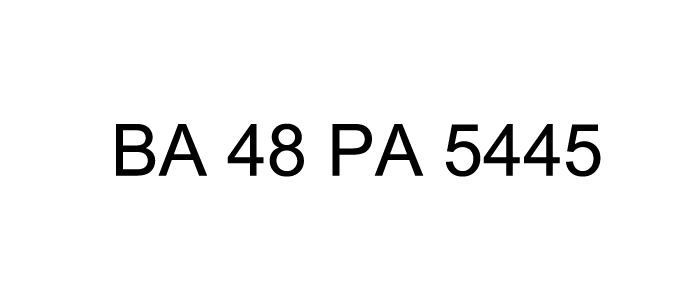
%> input picture BA48PA5445.jpg, 700 x 300 px
$ octave main.m   (GNU Octave 9; MATLAB toolbox functions it lacks are replaced by stand-ins)
%> lines starting %> are read from the running program, lines starting %| are printed output that depends on the picture; in (x1, y1, x2, y2) boxes, pixels count from 0 and x2, y2 are one past the last pixel; in counts of white or black regions, pixels touching at a corner belong together; the program's own positions count from 1
### clip.m
function imgn=clip(imagen)
% [6 lines of commented-out code are left out]
if ~islogical(imagen)
    imagen=im2bw(imagen,0.99);
end
a=~imagen;
[f c]=find(a);
lmaxc=max(c);lminc=min(c);
lmaxf=max(f);lminf=min(f);
imgn=a(lminf:lmaxf,lminc:lmaxc);%Crops image

### lines.m
function [fl re]=lines(aa)
%Divide text in lines.
aa=clip(aa);
r=size(aa,1);
for s=1:r
    if sum(aa(s,:))==0
        nm=aa(1:s-1,1:end);%First line matrix
        rm=aa(s:end,1:end);%Remain line matrix
        fl=~clip(~nm);
        re=~clip(~rm);
        %*-*-*Uncomment lines below to see the result*-*-*-*-
        %         subplot(2,1,1);imshow(fl);
        %         subplot(2,1,2);imshow(re);
        break
    else
        fl=~aa;%Only one line.
        re=[];
    end
end

### main.m
warning off
[file] = uigetfile('*.jpg','Select A Image');
%> the answer given: BA48PA5445.jpg
img = imread(file);
%> img is the input picture: size 300x700x3 uint8; min 0, max 255, mean 245.1
img = rgb2gray(img);
%> img: size 300x700 uint8
level = graythresh(img);
%> level = 0.527
imagen = im2bw(img,level);
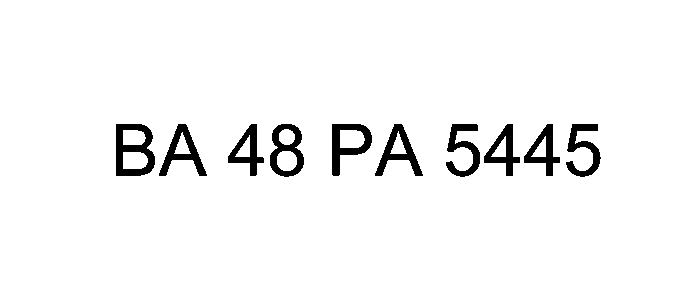
%> imagen: size 300x700 logical; 96% white; 10 black regions, largest, box (x1, y1, x2, y2) and area: (116, 124, 155, 176) 1127, (332, 124, 372, 176) 896, (270, 124, 304, 177) 882
imagen = ~imagen;
imagen = bwareaopen(imagen,70);
imagen = ~imagen;
%*-*-*Filter Image Noise*-*-*-*
if length(size(imagen))==3 %RGB image
    imagen=rgb2gray(imagen);
end
imagen = medfilt2(imagen);
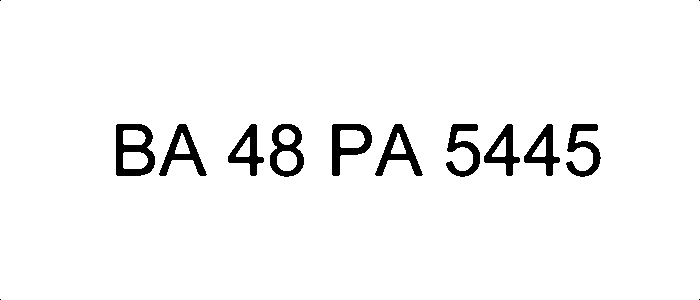
%> imagen: size 300x700 logical; 96% white; 14 black regions (4 under 20 px), largest, box (x1, y1, x2, y2) and area: (116, 124, 155, 176) 1132, (332, 124, 372, 176) 898, (270, 124, 304, 177) 885
[f c]=size(imagen);
%> f = 300; c = 700
imagen (1,1)=255;
imagen (f,1)=255;
imagen (1,c)=255;
imagen (f,c)=255;
%*-*-*END Filter Image Noise*-*-*-*
word=[];%Storage matrix word from image
re=imagen;
fid = fopen('log.txt', 'at');%Opens a text for append in order to store the number plates for log.
while 1
    [fl re]=lines(re);%Fcn 'lines' separate lines in text
    imgn=~fl;
    %*-*Uncomment line below to see lines one by one*-*-*-*
    %imshow(fl);pause(1)
    %*-*--*-*-*-*-*-*-
    %*-*-*-*-*-Calculating connected components*-*-*-*-*-
    L = bwlabel(imgn);
    mx=max(max(L));
    BW = edge(double(imgn),'sobel');
    [imx,imy]=size(BW);
    for n=1:mx
        [r,c] = find(L==n);
        rc = [r c];
        [sx sy]=size(rc);
        n1=zeros(imx,imy);
        for i=1:sx
            x1=rc(i,1);
            y1=rc(i,2);
            n1(x1,y1)=255;
        end
        %*-*-*-*-*-END Calculating connected components*-*-*-*-*
        n1=~n1;
        n1=~clip(n1);
        img_r=same_dim(n1);%Transf. to size 42 X 24
        %*-*Uncomment line below to see letters one by one*-*-*-*
        %        imshow(img_r);pause(1)
        %*-*-*-*-*-*-*-*
        letter=read_letter(img_r);%img to text
        word=[word letter];
    end
    %fprintf(fid,'%s\n',lower(word));%Write 'word' in text file (lower)
    fprintf(fid,'Number Plate:-%s\nDate:-%s\n',word,date);%Write 'word' in text file (upper)
    fprintf(fid,'------------------------------------\n');
    msgbox(sprintf('Number Plate Extraction successful.\nExtracted Number plate:- %s .\nSee the log.txt file to see the stored number.',word),'Extraction Success');
    word=[];%Clear 'word' variable
    %*-*-*When the sentences finish, breaks the loop*-*-*-*
    if isempty(re)  %See variable 're' in Fcn 'lines'
        break
    end
    %*-*-*-*-*--*-*-*-*-*-*-*-*-*-*-*-*-*-*-*-*-*-*
end
%> this loop made 1 pass
%> mx on pass 1: 10
%> pass 1, in clip, `imgn=a(lminf:lmaxf,lminc:lmaxc);`:
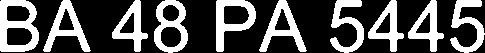
%> imgn: size 53x485 logical; 32.5% white; 10 white regions, largest, box (x1, y1, x2, y2) and area: (0, 0, 39, 52) 1132, (216, 0, 256, 52) 898, (154, 0, 188, 53) 885
%> pass 1, `L = bwlabel(imgn);`:
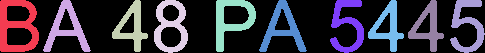
%> L: size 53x485 double; 11 distinct labels, from 0 to 10; one colour per label, 0 black
%> after the loop:
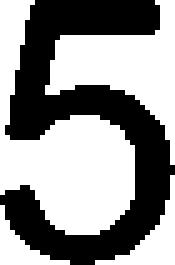
%> n1: size 53x35 logical (shown 5 times larger); 56.9% white; 1 black region, box (x1, y1, x2, y2) and area: (0, 0, 35, 53) 800
fclose(fid);
